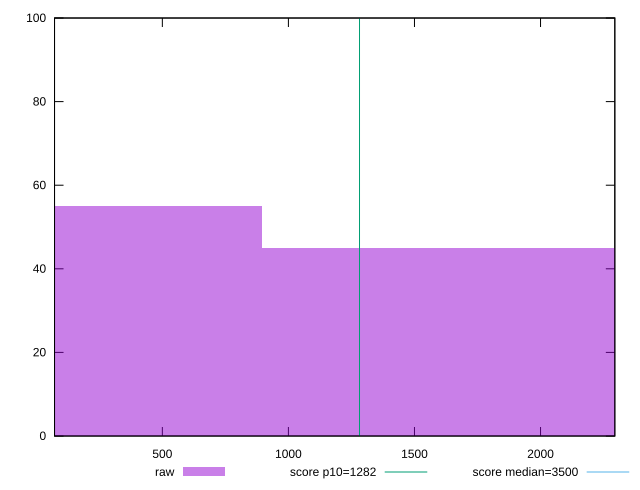

This figure's gnuplot source:
reset

$raw <<EOF
0 55
1793.5419752816617 45
EOF

set key outside below
set boxwidth 1793.5419752816617
set xrange [72.41199999999998:2294.6199999999994]
set yrange [0:100]
set trange [0:100]
set style fill transparent solid 0.5 noborder

set parametric
set terminal svg size 640, 490 enhanced background rgb 'white'
set output "reports/report_00028_2021-02-24T12-49-42.674Z/bootup-time/samples/card/raw/histogram.svg"

plot $raw title "raw" with boxes, \
     1282,t title "score p10=1282", \
     3500,t title "score median=3500"

reset
